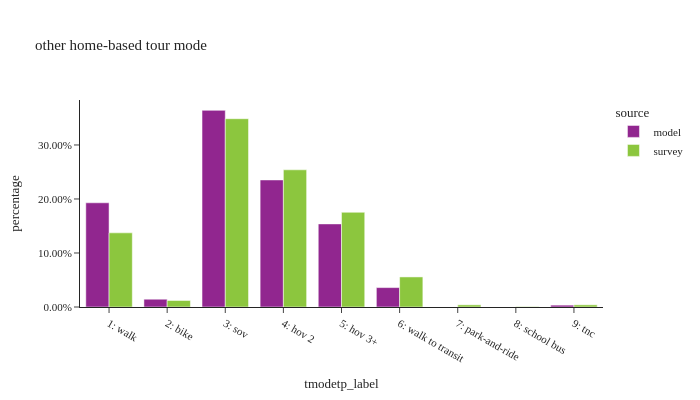

Source (notebook cell):
### Code cell
df_plot = (
    hb_tour.group_by(['source', 'tmodetp_label'])
    .agg([
        pl.col('toexpfac').sum().alias('toexpfac'),
        pl.col('toexpfac').count().alias('sample count')
    ])
    .with_columns(
        (pl.col('toexpfac') / pl.col('toexpfac').sum().over(['source'])).alias('percentage')
    )
)

df_plot_pd = df_plot.sort(['source']).to_pandas()

fig = px.bar(df_plot_pd, x="tmodetp_label", y="percentage", color="source",
             barmode="group",hover_data=['sample count'],title="other home-based tour mode")
fig.update_layout(height=400, width=700, font=dict(size=11),
                  xaxis = dict(dtick = 1, categoryorder='category ascending'),
                  yaxis=dict(tickformat=".2%"))
fig.show()

### Figure 1 — Plotly figure (JSON) as saved in the notebook; plotly's stock layout.template omitted (floating-point values rounded to 4 significant figures)
{"data": [{"alignmentgroup": "True", "customdata": [[9890], [84], [675008], [41315], [103173], [553613], [1044704], [441452]], "hovertemplate": "source=model<br>tmodetp_label=%{x}<br>percentage=%{y}<br>sample count=%{customdata[0]}<extra></extra>", "legendgroup": "model", "marker": {"color": "#91268F", "pattern": {"shape": ""}}, "name": "model", "offsetgroup": "model", "orientation": "v", "showlegend": true, "textposition": "auto", "type": "bar", "x": ["9: tnc", null, "4: hov 2", "2: bike", "6: walk to transit", "1: walk", "3: sov", "5: hov 3+"], "xaxis": "x", "y": [0.003447, 2.928e-05, 0.2353, 0.0144, 0.03596, 0.1929, 0.3641, 0.1539], "yaxis": "y"}, {"alignmentgroup": "True", "customdata": [[108], [5], [19], [16], [555], [1396], [964], [872], [206], [24]], "hovertemplate": "source=survey<br>tmodetp_label=%{x}<br>percentage=%{y}<br>sample count=%{customdata[0]}<extra></extra>", "legendgroup": "survey", "marker": {"color": "#8CC63E", "pattern": {"shape": ""}}, "name": "survey", "offsetgroup": "survey", "orientation": "v", "showlegend": true, "textposition": "auto", "type": "bar", "x": ["2: bike", "8: school bus", null, "7: park-and-ride", "5: hov 3+", "3: sov", "1: walk", "4: hov 2", "6: walk to transit", "9: tnc"], "xaxis": "x", "y": [0.01206, 0.0007662, 0.008206, 0.00399, 0.1754, 0.3486, 0.1373, 0.254, 0.05567, 0.004022], "yaxis": "y"}], "layout": {"barmode": "group", "font": {"size": 11}, "height": 400, "legend": {"title": {"text": "source"}, "tracegroupgap": 0}, "title": {"text": "other home-based tour mode"}, "width": 700, "xaxis": {"anchor": "y", "categoryorder": "category ascending", "domain": [0.0, 1.0], "dtick": 1, "title": {"text": "tmodetp_label"}}, "yaxis": {"anchor": "x", "domain": [0.0, 1.0], "tickformat": ".2%", "title": {"text": "percentage"}}}}
